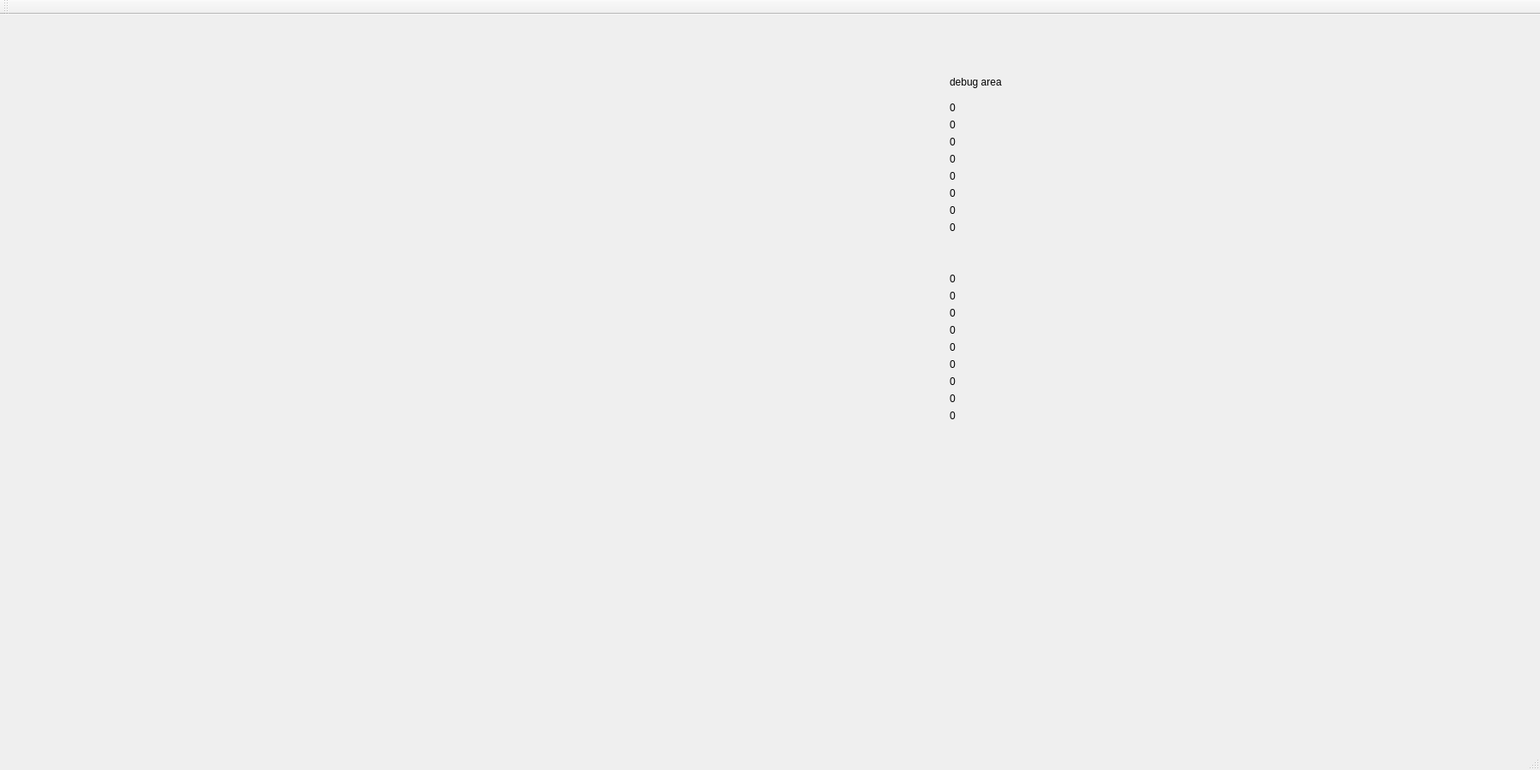
<?xml version="1.0" encoding="UTF-8"?>
<ui version="4.0">
 <class>MainWindow</class>
 <widget class="QMainWindow" name="MainWindow">
  <property name="geometry">
   <rect>
    <x>0</x>
    <y>0</y>
    <width>1800</width>
    <height>900</height>
   </rect>
  </property>
  <property name="windowTitle">
   <string>MainWindow</string>
  </property>
  <widget class="QWidget" name="centralWidget">
   <widget class="Switches" name="SW1" native="true">
    <property name="geometry">
     <rect>
      <x>840</x>
      <y>80</y>
      <width>100</width>
      <height>180</height>
     </rect>
    </property>
   </widget>
   <widget class="QLabel" name="label">
    <property name="geometry">
     <rect>
      <x>1110</x>
      <y>70</y>
      <width>81</width>
      <height>17</height>
     </rect>
    </property>
    <property name="text">
     <string>debug area</string>
    </property>
   </widget>
   <widget class="QLabel" name="debug_1">
    <property name="geometry">
     <rect>
      <x>1110</x>
      <y>100</y>
      <width>67</width>
      <height>17</height>
     </rect>
    </property>
    <property name="text">
     <string>0</string>
    </property>
   </widget>
   <widget class="QLabel" name="debug_2">
    <property name="geometry">
     <rect>
      <x>1110</x>
      <y>120</y>
      <width>67</width>
      <height>17</height>
     </rect>
    </property>
    <property name="text">
     <string>0</string>
    </property>
   </widget>
   <widget class="QLabel" name="debug_3">
    <property name="geometry">
     <rect>
      <x>1110</x>
      <y>140</y>
      <width>67</width>
      <height>17</height>
     </rect>
    </property>
    <property name="text">
     <string>0</string>
    </property>
   </widget>
   <widget class="QLabel" name="debug_4">
    <property name="geometry">
     <rect>
      <x>1110</x>
      <y>160</y>
      <width>67</width>
      <height>17</height>
     </rect>
    </property>
    <property name="text">
     <string>0</string>
    </property>
   </widget>
   <widget class="QLabel" name="debug_5">
    <property name="geometry">
     <rect>
      <x>1110</x>
      <y>180</y>
      <width>67</width>
      <height>17</height>
     </rect>
    </property>
    <property name="text">
     <string>0</string>
    </property>
   </widget>
   <widget class="QLabel" name="debug_7">
    <property name="geometry">
     <rect>
      <x>1110</x>
      <y>220</y>
      <width>67</width>
      <height>17</height>
     </rect>
    </property>
    <property name="text">
     <string>0</string>
    </property>
   </widget>
   <widget class="QLabel" name="debug_6">
    <property name="geometry">
     <rect>
      <x>1110</x>
      <y>200</y>
      <width>67</width>
      <height>17</height>
     </rect>
    </property>
    <property name="text">
     <string>0</string>
    </property>
   </widget>
   <widget class="QLabel" name="debug_8">
    <property name="geometry">
     <rect>
      <x>1110</x>
      <y>240</y>
      <width>67</width>
      <height>17</height>
     </rect>
    </property>
    <property name="text">
     <string>0</string>
    </property>
   </widget>
   <widget class="QLabel" name="debugJ_3">
    <property name="geometry">
     <rect>
      <x>1110</x>
      <y>340</y>
      <width>67</width>
      <height>17</height>
     </rect>
    </property>
    <property name="text">
     <string>0</string>
    </property>
   </widget>
   <widget class="QLabel" name="debugJ_4">
    <property name="geometry">
     <rect>
      <x>1110</x>
      <y>360</y>
      <width>67</width>
      <height>17</height>
     </rect>
    </property>
    <property name="text">
     <string>0</string>
    </property>
   </widget>
   <widget class="QLabel" name="debugJ_5">
    <property name="geometry">
     <rect>
      <x>1110</x>
      <y>380</y>
      <width>67</width>
      <height>17</height>
     </rect>
    </property>
    <property name="text">
     <string>0</string>
    </property>
   </widget>
   <widget class="QLabel" name="debugJ_6">
    <property name="geometry">
     <rect>
      <x>1110</x>
      <y>400</y>
      <width>67</width>
      <height>17</height>
     </rect>
    </property>
    <property name="text">
     <string>0</string>
    </property>
   </widget>
   <widget class="QLabel" name="debugJ_7">
    <property name="geometry">
     <rect>
      <x>1110</x>
      <y>420</y>
      <width>67</width>
      <height>17</height>
     </rect>
    </property>
    <property name="text">
     <string>0</string>
    </property>
   </widget>
   <widget class="QLabel" name="debugJ_2">
    <property name="geometry">
     <rect>
      <x>1110</x>
      <y>320</y>
      <width>67</width>
      <height>17</height>
     </rect>
    </property>
    <property name="text">
     <string>0</string>
    </property>
   </widget>
   <widget class="QLabel" name="debugJ_1">
    <property name="geometry">
     <rect>
      <x>1110</x>
      <y>300</y>
      <width>67</width>
      <height>17</height>
     </rect>
    </property>
    <property name="text">
     <string>0</string>
    </property>
   </widget>
   <widget class="QLabel" name="debugJ_8">
    <property name="geometry">
     <rect>
      <x>1110</x>
      <y>440</y>
      <width>67</width>
      <height>17</height>
     </rect>
    </property>
    <property name="text">
     <string>0</string>
    </property>
   </widget>
   <widget class="J1_J9" name="j1_j9" native="true">
    <property name="geometry">
     <rect>
      <x>460</x>
      <y>50</y>
      <width>70</width>
      <height>625</height>
     </rect>
    </property>
   </widget>
   <widget class="QLabel" name="debugJ_9">
    <property name="geometry">
     <rect>
      <x>1110</x>
      <y>460</y>
      <width>67</width>
      <height>17</height>
     </rect>
    </property>
    <property name="text">
     <string>0</string>
    </property>
   </widget>
  </widget>
  <widget class="QMenuBar" name="menuBar">
   <property name="geometry">
    <rect>
     <x>0</x>
     <y>0</y>
     <width>1800</width>
     <height>25</height>
    </rect>
   </property>
  </widget>
  <widget class="QToolBar" name="mainToolBar">
   <attribute name="toolBarArea">
    <enum>TopToolBarArea</enum>
   </attribute>
   <attribute name="toolBarBreak">
    <bool>false</bool>
   </attribute>
  </widget>
  <widget class="QStatusBar" name="statusBar"/>
 </widget>
 <layoutdefault spacing="6" margin="11"/>
 <customwidgets>
  <customwidget>
   <class>Switches</class>
   <extends>QWidget</extends>
   <header>switches.h</header>
   <container>1</container>
  </customwidget>
  <customwidget>
   <class>J1_J9</class>
   <extends>QWidget</extends>
   <header>j1_j9.h</header>
   <container>1</container>
  </customwidget>
 </customwidgets>
 <resources/>
 <connections/>
</ui>
